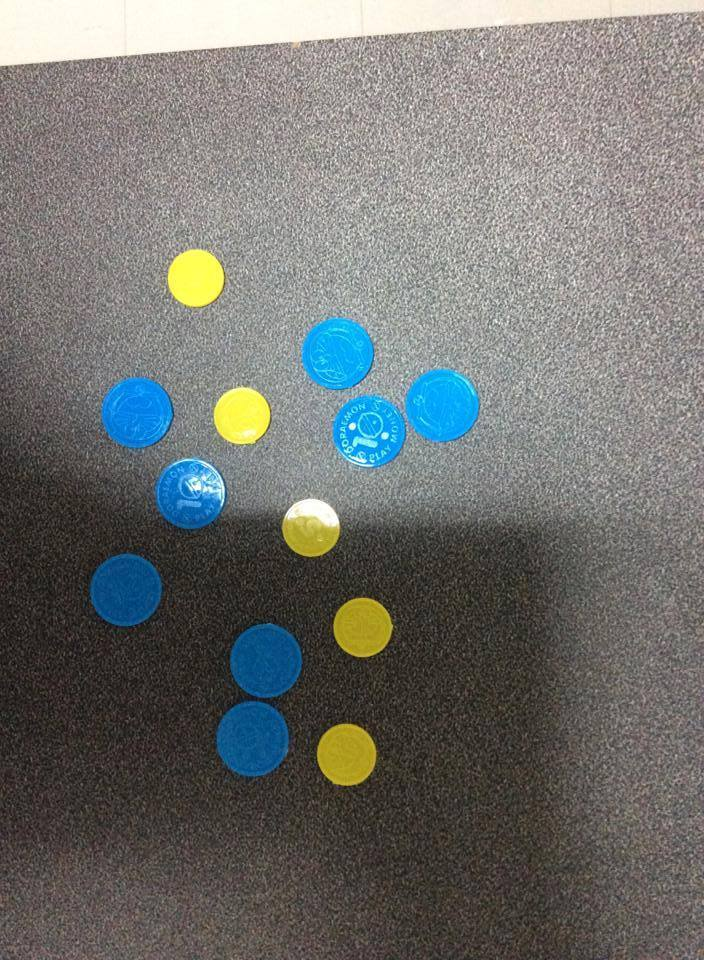
#> input picture CoinCounting/coin1.jpg, 704 x 960 px; its folder holds only this picture in this run
$ python cointest.py
#> lines starting #> are read from the running program, lines starting #| are printed output that depends on the picture; after the words box and inside, x2 and y2 are one past the last pixel; in counts of white or black regions, pixels touching at a corner belong together
import cv2
import numpy as np

# Create an array of file names
images = [f'coin{i}.jpg' for i in range(1, 10)]
current_index = 0
width,height = 500,500

def filter_colors(image):
    global width, height
    image_hsv = cv2.cvtColor(image, cv2.COLOR_BGR2HSV)
    resized_image = cv2.resize(image_hsv, (width, height))

    yellow_lower = np.array([20, 100, 100])
    yellow_upper = np.array([40, 255, 255])
    blue_lower = np.array([95, 110, 110])
    blue_upper = np.array([255, 255, 255])

    yellow_mask = cv2.inRange(resized_image, yellow_lower, yellow_upper)
    blue_mask = cv2.inRange(resized_image, blue_lower, blue_upper)
    # yellow_mask = cv2.medianBlur(yellow_mask, 3)
    # blue_mask = cv2.medianBlur(blue_mask, 5)

    #for yellowwwwwwwwwwwwwwwwww
    kernel_erode = np.ones((9, 9), np.uint8)
    yellow_mask = cv2.erode(yellow_mask, kernel_erode, iterations=1)

    kernel_dilate = np.ones((7, 7), np.uint8)
    yellow_mask = cv2.dilate(yellow_mask, kernel_dilate, iterations=1)

#     #for blueeeeeeeeeeeeeeeeeeeee
    kernel_erode = np.ones((8, 8), np.uint8)
    blue_mask = cv2.erode(blue_mask, kernel_erode, iterations=1)
    # [27 lines of commented-out code are left out]


    contours_yellow, hierarchy_yellow = cv2.findContours(yellow_mask, cv2.RETR_EXTERNAL, cv2.CHAIN_APPROX_NONE)
    contours_blue, hierarchy_blue = cv2.findContours(blue_mask, cv2.RETR_EXTERNAL, cv2.CHAIN_APPROX_NONE)

    yellow = len(contours_yellow)
    blue = len(contours_blue)

    combined_mask = cv2.bitwise_or(yellow_mask, blue_mask)
    filtered_image = cv2.bitwise_and(resized_image, resized_image, mask=combined_mask)
    cv2.putText(filtered_image, (f'[Y {yellow}, B {blue}]'), (10, 50), cv2.FONT_HERSHEY_SIMPLEX, 1, (0, 255, 0), 2, cv2.LINE_AA)


    # Show the original and filtered images
    cv2.imshow('Original Image', image)
    cv2.imshow('Filtered Image', filtered_image)

    return [yellow, blue]

while True:
    image = cv2.imread(images[current_index])
#> image is the input picture: shape (960, 704, 3); mean B, G, R 111.6, 114.4, 113.4
    image = cv2.resize(image, (width, height))
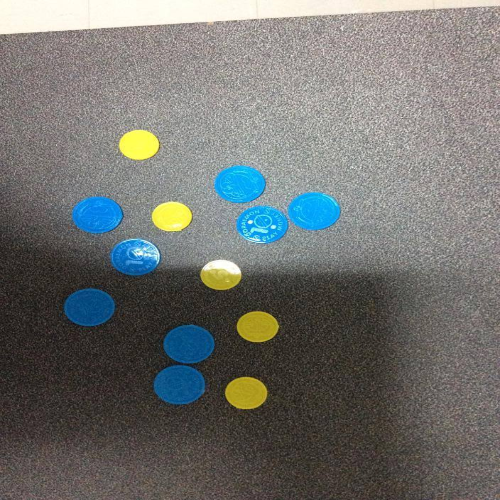
#> image: shape (500, 500, 3); mean B, G, R 111.4, 114.3, 113.2

    # Check if the image is loaded successfully
    if image is None:
        print(f"Could not load {images[current_index]}")
        break

    # Apply color filtering
    coin_counting = filter_colors(image)
#> in filter_colors, `image_hsv = cv2.cvtColor(image, cv2.COLOR_BGR2HSV)`: image_hsv: shape (500, 500, 3); mean H, S, V 32.1, 39.7, 122.4
#> in filter_colors, `yellow_mask = cv2.inRange(resized_image, yellow_lower, yellow_upper)`:
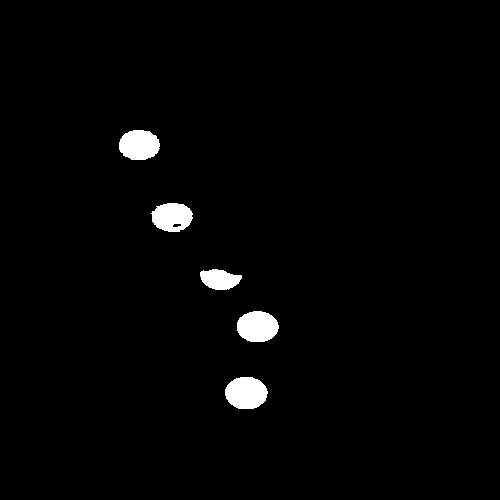
#> yellow_mask: shape (500, 500); 1.9% white; 5 white regions, box (x1, y1, x2, y2) and area: (225, 377, 268, 409) 1093, (237, 311, 279, 342) 1033, (119, 130, 160, 160) 989, (151, 203, 193, 232) 928, (200, 269, 242, 290) 633
#> in filter_colors, `blue_mask = cv2.inRange(resized_image, blue_lower, blue_upper)`:
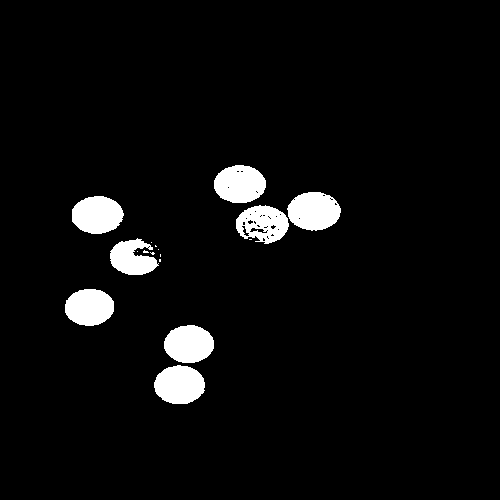
#> blue_mask: shape (500, 500); 4.7% white; 17 white regions (9 under 20 px), largest, box (x1, y1, x2, y2) and area: (287, 192, 341, 231) 1605, (154, 365, 205, 404) 1551, (214, 165, 266, 203) 1548
#> in filter_colors, `yellow_mask = cv2.erode(yellow_mask, kernel_erode, iterations=1)`:
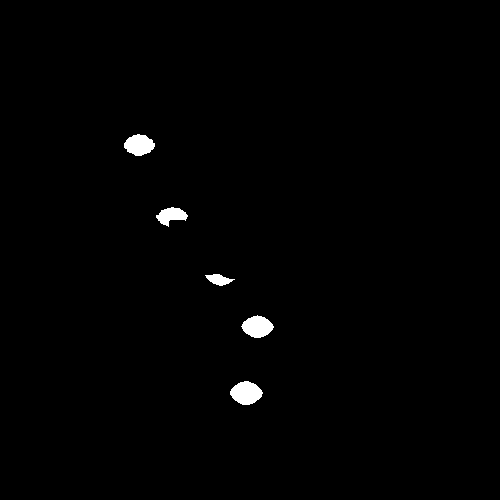
#> yellow_mask: shape (500, 500); 0.85% white; 5 white regions, box (x1, y1, x2, y2) and area: (230, 381, 263, 405) 563, (241, 315, 274, 338) 517, (124, 134, 155, 156) 488, (156, 207, 188, 227) 361, (205, 274, 235, 286) 204
#> in filter_colors, `yellow_mask = cv2.dilate(yellow_mask, kernel_dilate, iterations=1)`:
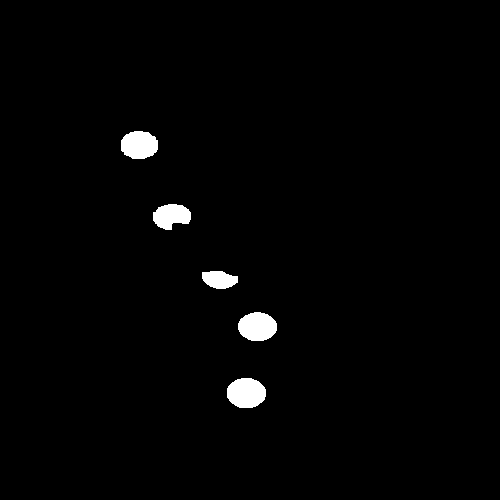
#> yellow_mask: shape (500, 500); 1.6% white; 5 white regions, box (x1, y1, x2, y2) and area: (227, 378, 266, 408) 941, (238, 312, 277, 341) 889, (121, 131, 158, 159) 842, (153, 204, 191, 230) 715, (202, 271, 238, 289) 492
#> in filter_colors, `blue_mask = cv2.erode(blue_mask, kernel_erode, iterations=1)`:
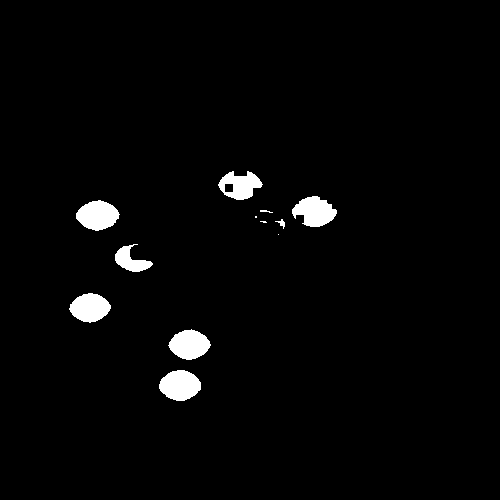
#> blue_mask: shape (500, 500); 2.4% white; 12 white regions (3 under 20 px)
#> in filter_colors, `contours_yellow, hierarchy_yellow = cv2.findContours(yellow_mask, cv2...`: contours_yellow = 5 contours; box (x1, y1, x2, y2) and area: (227, 378, 266, 408) 892, (238, 312, 277, 341) 840, (121, 131, 158, 159) 792, (153, 204, 191, 230) 664, (202, 271, 238, 289) 450
#> in filter_colors, `contours_blue, hierarchy_blue = cv2.findContours(blue_mask, cv2.RETR_E..`: contours_blue = 12 contours, 4 with area under 20; largest, box (x1, y1, x2, y2) and area: (159, 370, 201, 401) 923, (76, 200, 120, 231) 907, (168, 329, 211, 360) 874, (292, 196, 337, 227) 866, (69, 293, 111, 323) 842, (218, 171, 263, 200) 798, (115, 244, 153, 272) 470, (275, 219, 285, 229) 24
#> in filter_colors, `yellow = len(contours_yellow)`: yellow = 5
#> in filter_colors, `blue = len(contours_blue)`: blue = 12
#> in filter_colors, `combined_mask = cv2.bitwise_or(yellow_mask, blue_mask)`:
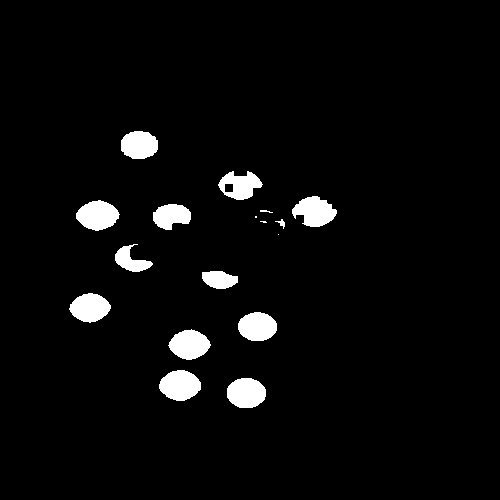
#> combined_mask: shape (500, 500); 4% white; 17 white regions (3 under 20 px), largest, box (x1, y1, x2, y2) and area: (159, 370, 201, 401) 974, (76, 200, 120, 231) 958, (227, 378, 266, 408) 941
#> in filter_colors, `filtered_image = cv2.bitwise_and(resized_image, resized_image, mask=co..`: filtered_image: shape (500, 500, 3); mean H, S, V 2.9, 8.8, 7.7
#> in filter_colors, `cv2.putText(filtered_image, (f'[Y {yellow}, B {blue}]'), (10, 50), cv2..`: filtered_image: shape (500, 500, 3); mean H, S, V 2.9, 10.1, 7.7
#> coin_counting = [5, 12]

    # Wait for a key press
    key = cv2.waitKey(0)
#> (key q is pressed here)

    if key == ord('d'):  # Press 'd' to move to the next image
        current_index = (current_index + 1) % len(images)
    elif key == ord('a'):  # Press 'a' to move to the next image
        current_index = (current_index - 1)  % len(images)
    elif key == ord('q'):  # Press 'q' to quit
        break

# Close all OpenCV windows
cv2.destroyAllWindows()
